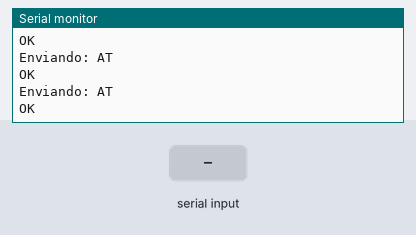
Bench run of a sketch on a simulated Arduino Uno, built with avr-gcc and run on an emulated ATmega328P. On the bench: the last lines printed to the serial monitor. Inputs (shaded band) come from the test bench. The modem accepts every AT command (registered, SIM ready, sends succeed) and sends nothing else.

Above: at 4.8 s.
4.9 s: "1" received over the second serial link
7.9 s: "0" received over the second serial link
At 8.03 s:
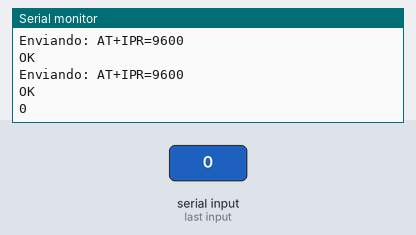
9.4 s: "2" received over the second serial link
At 9.53 s:
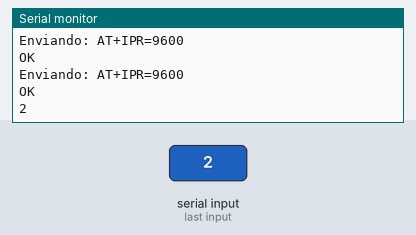

Measured:
- after the input at 7.9 s, the serial monitor: prints a new line at once (image 1)
- after the input at 9.4 s, the serial monitor: prints a new line at once (image 2)

The sketch:

A7670E_SWSERIAL.ino
```cpp
#include <SoftwareSerial.h>

SoftwareSerial modem(10, 11); // RX Arduino, TX Arduino

void sendCommand(const char *cmd, unsigned long waitMs) {
  Serial.print("Enviando: ");
  Serial.println(cmd);

  modem.println(cmd);

  unsigned long start = millis();
  while (millis() - start < waitMs) {
    while (modem.available()) {
      char c = modem.read();
      Serial.write(c);
    }
  }

  Serial.println();
}

void setup() {
  Serial.begin(9600);
  delay(3000);

  Serial.println("Inicio prueba A7670E");
  Serial.println("Fase 1: intentando hablar con el modulo a 115200 por SoftwareSerial");

  modem.begin(115200);
  delay(1000);

  for (int i = 0; i < 10; i++) {
    sendCommand("AT", 300);
  }

  Serial.println("Intentando cambiar velocidad temporal a 9600...");
  for (int i = 0; i < 10; i++) {
    sendCommand("AT+IPR=9600", 500);
  }

  delay(1000);

  Serial.println("Fase 2: cambiando SoftwareSerial a 9600");
  modem.end();
  delay(500);
  modem.begin(9600);
  delay(1000);

  for (int i = 0; i < 5; i++) {
    sendCommand("AT", 1000);
  }

  sendCommand("AT+IPR?", 1000);
  sendCommand("AT+CPIN?", 1000);
  sendCommand("AT+CSQ", 1000);

  Serial.println("Fin de prueba");
}

void loop() {
}
```
